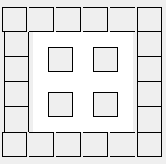
<?xml version="1.0" encoding="UTF-8"?>
<ui version="4.0">
 <class>Home</class>
 <widget class="QWidget" name="Home">
  <property name="geometry">
   <rect>
    <x>0</x>
    <y>0</y>
    <width>166</width>
    <height>164</height>
   </rect>
  </property>
  <property name="windowTitle">
   <string>Form</string>
  </property>
  <layout class="QVBoxLayout" name="verticalLayout_7">
   <property name="spacing">
    <number>0</number>
   </property>
   <property name="leftMargin">
    <number>0</number>
   </property>
   <property name="topMargin">
    <number>0</number>
   </property>
   <property name="rightMargin">
    <number>0</number>
   </property>
   <property name="bottomMargin">
    <number>0</number>
   </property>
   <item>
    <layout class="QVBoxLayout" name="verticalLayout_6">
     <property name="spacing">
      <number>0</number>
     </property>
     <item>
      <layout class="QHBoxLayout" name="horizontalLayout">
       <property name="spacing">
        <number>0</number>
       </property>
       <item>
        <widget class="QLabel" name="piece00">
         <property name="minimumSize">
          <size>
           <width>25</width>
           <height>25</height>
          </size>
         </property>
         <property name="maximumSize">
          <size>
           <width>25</width>
           <height>25</height>
          </size>
         </property>
         <property name="styleSheet">
          <string notr="true">border-width: 1px 1px 1px 1px;
border-style: solid;
border-color: black;
background-color: transparent;</string>
         </property>
        </widget>
       </item>
       <item>
        <widget class="QLabel" name="piece01_3">
         <property name="minimumSize">
          <size>
           <width>25</width>
           <height>25</height>
          </size>
         </property>
         <property name="maximumSize">
          <size>
           <width>25</width>
           <height>25</height>
          </size>
         </property>
         <property name="styleSheet">
          <string notr="true">border-width: 1px 1px 1px 0px;
border-style: solid;
border-color: black;
background-color: transparent;</string>
         </property>
        </widget>
       </item>
       <item>
        <widget class="QLabel" name="piece02_3">
         <property name="minimumSize">
          <size>
           <width>25</width>
           <height>25</height>
          </size>
         </property>
         <property name="maximumSize">
          <size>
           <width>25</width>
           <height>25</height>
          </size>
         </property>
         <property name="styleSheet">
          <string notr="true">border-width: 1px 1px 1px 0px;
border-style: solid;
border-color: black;
background-color: transparent;</string>
         </property>
        </widget>
       </item>
       <item>
        <widget class="QLabel" name="piece03_3">
         <property name="minimumSize">
          <size>
           <width>25</width>
           <height>25</height>
          </size>
         </property>
         <property name="maximumSize">
          <size>
           <width>25</width>
           <height>25</height>
          </size>
         </property>
         <property name="styleSheet">
          <string notr="true">border-width: 1px 1px 1px 0px;
border-style: solid;
border-color: black;
background-color: transparent;</string>
         </property>
        </widget>
       </item>
       <item>
        <widget class="QLabel" name="piece04_3">
         <property name="minimumSize">
          <size>
           <width>25</width>
           <height>25</height>
          </size>
         </property>
         <property name="maximumSize">
          <size>
           <width>25</width>
           <height>25</height>
          </size>
         </property>
         <property name="styleSheet">
          <string notr="true">border-width: 1px 0px 1px 0px;
border-style: solid;
border-color: black;
background-color: transparent;</string>
         </property>
        </widget>
       </item>
       <item>
        <widget class="QLabel" name="piece05">
         <property name="minimumSize">
          <size>
           <width>25</width>
           <height>25</height>
          </size>
         </property>
         <property name="maximumSize">
          <size>
           <width>25</width>
           <height>25</height>
          </size>
         </property>
         <property name="styleSheet">
          <string notr="true">border-width: 1px 1px 1px 1px;
border-style: solid;
border-color: black;
background-color: transparent;</string>
         </property>
        </widget>
       </item>
      </layout>
     </item>
     <item>
      <layout class="QHBoxLayout" name="horizontalLayout_4">
       <property name="spacing">
        <number>0</number>
       </property>
       <item>
        <layout class="QVBoxLayout" name="verticalLayout_2">
         <property name="spacing">
          <number>0</number>
         </property>
         <item>
          <widget class="QLabel" name="piece10">
           <property name="minimumSize">
            <size>
             <width>25</width>
             <height>25</height>
            </size>
           </property>
           <property name="maximumSize">
            <size>
             <width>25</width>
             <height>25</height>
            </size>
           </property>
           <property name="styleSheet">
            <string notr="true">border-width: 0px 1px 1px 1px;
border-style: solid;
border-color: black;
background-color: transparent;</string>
           </property>
          </widget>
         </item>
         <item>
          <widget class="QLabel" name="piece20">
           <property name="minimumSize">
            <size>
             <width>25</width>
             <height>25</height>
            </size>
           </property>
           <property name="maximumSize">
            <size>
             <width>25</width>
             <height>25</height>
            </size>
           </property>
           <property name="styleSheet">
            <string notr="true">border-width: 0px 1px 1px 1px;
border-style: solid;
border-color: black;
background-color: transparent;</string>
           </property>
          </widget>
         </item>
         <item>
          <widget class="QLabel" name="piece20_2">
           <property name="minimumSize">
            <size>
             <width>25</width>
             <height>25</height>
            </size>
           </property>
           <property name="maximumSize">
            <size>
             <width>25</width>
             <height>25</height>
            </size>
           </property>
           <property name="styleSheet">
            <string notr="true">border-width: 0px 1px 1px 1px;
border-style: solid;
border-color: black;
background-color: transparent;</string>
           </property>
          </widget>
         </item>
         <item>
          <widget class="QLabel" name="piece10_2">
           <property name="minimumSize">
            <size>
             <width>25</width>
             <height>25</height>
            </size>
           </property>
           <property name="maximumSize">
            <size>
             <width>25</width>
             <height>25</height>
            </size>
           </property>
           <property name="styleSheet">
            <string notr="true">border-width: 0px 1px 0px 1px;
border-style: solid;
border-color: black;
background-color: transparent;</string>
           </property>
          </widget>
         </item>
        </layout>
       </item>
       <item>
        <layout class="QVBoxLayout" name="verticalLayout_5">
         <property name="spacing">
          <number>0</number>
         </property>
         <item>
          <widget class="QLabel" name="label_2">
           <property name="minimumSize">
            <size>
             <width>100</width>
             <height>15</height>
            </size>
           </property>
           <property name="maximumSize">
            <size>
             <width>100</width>
             <height>15</height>
            </size>
           </property>
           <property name="styleSheet">
            <string notr="true">background-color: white;</string>
           </property>
          </widget>
         </item>
         <item>
          <layout class="QHBoxLayout" name="horizontalLayout_3">
           <property name="spacing">
            <number>0</number>
           </property>
           <item>
            <widget class="QLabel" name="label_4">
             <property name="minimumSize">
              <size>
               <width>15</width>
               <height>70</height>
              </size>
             </property>
             <property name="maximumSize">
              <size>
               <width>15</width>
               <height>70</height>
              </size>
             </property>
             <property name="styleSheet">
              <string notr="true">background-color: white;</string>
             </property>
            </widget>
           </item>
           <item>
            <layout class="QVBoxLayout" name="verticalLayout_3">
             <property name="spacing">
              <number>0</number>
             </property>
             <item>
              <widget class="QPushButton" name="home0">
               <property name="minimumSize">
                <size>
                 <width>25</width>
                 <height>25</height>
                </size>
               </property>
               <property name="maximumSize">
                <size>
                 <width>25</width>
                 <height>25</height>
                </size>
               </property>
               <property name="styleSheet">
                <string notr="true">border: 1px solid black;
background-color: transparent;</string>
               </property>
               <property name="iconSize">
                <size>
                 <width>25</width>
                 <height>25</height>
                </size>
               </property>
               <property name="flat">
                <bool>true</bool>
               </property>
              </widget>
             </item>
             <item>
              <widget class="QLabel" name="label_6">
               <property name="minimumSize">
                <size>
                 <width>25</width>
                 <height>20</height>
                </size>
               </property>
               <property name="maximumSize">
                <size>
                 <width>25</width>
                 <height>20</height>
                </size>
               </property>
               <property name="styleSheet">
                <string notr="true">background-color: white;</string>
               </property>
              </widget>
             </item>
             <item>
              <widget class="QPushButton" name="home2">
               <property name="minimumSize">
                <size>
                 <width>25</width>
                 <height>25</height>
                </size>
               </property>
               <property name="maximumSize">
                <size>
                 <width>25</width>
                 <height>25</height>
                </size>
               </property>
               <property name="styleSheet">
                <string notr="true">border: 1px solid black;
background-color: transparent;</string>
               </property>
               <property name="iconSize">
                <size>
                 <width>25</width>
                 <height>25</height>
                </size>
               </property>
               <property name="flat">
                <bool>true</bool>
               </property>
              </widget>
             </item>
            </layout>
           </item>
           <item>
            <widget class="QLabel" name="label_7">
             <property name="minimumSize">
              <size>
               <width>20</width>
               <height>70</height>
              </size>
             </property>
             <property name="maximumSize">
              <size>
               <width>20</width>
               <height>70</height>
              </size>
             </property>
             <property name="styleSheet">
              <string notr="true">background-color: white;</string>
             </property>
            </widget>
           </item>
           <item>
            <layout class="QVBoxLayout" name="verticalLayout_4">
             <property name="spacing">
              <number>0</number>
             </property>
             <item>
              <widget class="QPushButton" name="home1">
               <property name="minimumSize">
                <size>
                 <width>25</width>
                 <height>25</height>
                </size>
               </property>
               <property name="maximumSize">
                <size>
                 <width>25</width>
                 <height>25</height>
                </size>
               </property>
               <property name="styleSheet">
                <string notr="true">border: 1px solid black;
background-color: transparent;</string>
               </property>
               <property name="iconSize">
                <size>
                 <width>25</width>
                 <height>25</height>
                </size>
               </property>
               <property name="flat">
                <bool>true</bool>
               </property>
              </widget>
             </item>
             <item>
              <widget class="QLabel" name="label_8">
               <property name="minimumSize">
                <size>
                 <width>25</width>
                 <height>20</height>
                </size>
               </property>
               <property name="maximumSize">
                <size>
                 <width>25</width>
                 <height>20</height>
                </size>
               </property>
               <property name="styleSheet">
                <string notr="true">background-color: white;</string>
               </property>
              </widget>
             </item>
             <item>
              <widget class="QPushButton" name="home3">
               <property name="minimumSize">
                <size>
                 <width>25</width>
                 <height>25</height>
                </size>
               </property>
               <property name="maximumSize">
                <size>
                 <width>25</width>
                 <height>25</height>
                </size>
               </property>
               <property name="styleSheet">
                <string notr="true">border: 1px solid black;
background-color: transparent;</string>
               </property>
               <property name="iconSize">
                <size>
                 <width>25</width>
                 <height>25</height>
                </size>
               </property>
               <property name="flat">
                <bool>true</bool>
               </property>
              </widget>
             </item>
            </layout>
           </item>
           <item>
            <widget class="QLabel" name="label_5">
             <property name="minimumSize">
              <size>
               <width>15</width>
               <height>70</height>
              </size>
             </property>
             <property name="maximumSize">
              <size>
               <width>15</width>
               <height>70</height>
              </size>
             </property>
             <property name="styleSheet">
              <string notr="true">background-color: white;</string>
             </property>
            </widget>
           </item>
          </layout>
         </item>
         <item>
          <widget class="QLabel" name="label_3">
           <property name="minimumSize">
            <size>
             <width>100</width>
             <height>15</height>
            </size>
           </property>
           <property name="maximumSize">
            <size>
             <width>100</width>
             <height>15</height>
            </size>
           </property>
           <property name="styleSheet">
            <string notr="true">background-color: white;</string>
           </property>
          </widget>
         </item>
        </layout>
       </item>
       <item>
        <layout class="QVBoxLayout" name="verticalLayout">
         <property name="spacing">
          <number>0</number>
         </property>
         <item>
          <widget class="QLabel" name="piece15">
           <property name="minimumSize">
            <size>
             <width>25</width>
             <height>25</height>
            </size>
           </property>
           <property name="maximumSize">
            <size>
             <width>25</width>
             <height>25</height>
            </size>
           </property>
           <property name="styleSheet">
            <string notr="true">border-width: 0px 1px 1px 1px;
border-style: solid;
border-color: black;
background-color: transparent;</string>
           </property>
          </widget>
         </item>
         <item>
          <widget class="QLabel" name="piece25">
           <property name="minimumSize">
            <size>
             <width>25</width>
             <height>25</height>
            </size>
           </property>
           <property name="maximumSize">
            <size>
             <width>25</width>
             <height>25</height>
            </size>
           </property>
           <property name="styleSheet">
            <string notr="true">border-width: 0px 1px 1px 1px;
border-style: solid;
border-color: black;
background-color: transparent;</string>
           </property>
          </widget>
         </item>
         <item>
          <widget class="QLabel" name="piece25_2">
           <property name="minimumSize">
            <size>
             <width>25</width>
             <height>25</height>
            </size>
           </property>
           <property name="maximumSize">
            <size>
             <width>25</width>
             <height>25</height>
            </size>
           </property>
           <property name="styleSheet">
            <string notr="true">border-width: 0px 1px 1px 1px;
border-style: solid;
border-color: black;
background-color: transparent;</string>
           </property>
          </widget>
         </item>
         <item>
          <widget class="QLabel" name="piece15_2">
           <property name="minimumSize">
            <size>
             <width>25</width>
             <height>25</height>
            </size>
           </property>
           <property name="maximumSize">
            <size>
             <width>25</width>
             <height>25</height>
            </size>
           </property>
           <property name="styleSheet">
            <string notr="true">border-width: 0px 1px 0px 1px;
border-style: solid;
border-color: black;
background-color: transparent;</string>
           </property>
          </widget>
         </item>
        </layout>
       </item>
      </layout>
     </item>
     <item>
      <layout class="QHBoxLayout" name="horizontalLayout_2">
       <property name="spacing">
        <number>0</number>
       </property>
       <item>
        <widget class="QLabel" name="piece00_2">
         <property name="minimumSize">
          <size>
           <width>25</width>
           <height>25</height>
          </size>
         </property>
         <property name="maximumSize">
          <size>
           <width>25</width>
           <height>25</height>
          </size>
         </property>
         <property name="styleSheet">
          <string notr="true">border-width: 1px 1px 1px 1px;
border-style: solid;
border-color: black;
background-color: transparent;</string>
         </property>
        </widget>
       </item>
       <item>
        <widget class="QLabel" name="piece01_2">
         <property name="minimumSize">
          <size>
           <width>25</width>
           <height>25</height>
          </size>
         </property>
         <property name="maximumSize">
          <size>
           <width>25</width>
           <height>25</height>
          </size>
         </property>
         <property name="styleSheet">
          <string notr="true">border-width: 1px 1px 1px 0px;
border-style: solid;
border-color: black;
background-color: transparent;</string>
         </property>
        </widget>
       </item>
       <item>
        <widget class="QLabel" name="piece02_2">
         <property name="minimumSize">
          <size>
           <width>25</width>
           <height>25</height>
          </size>
         </property>
         <property name="maximumSize">
          <size>
           <width>25</width>
           <height>25</height>
          </size>
         </property>
         <property name="styleSheet">
          <string notr="true">border-width: 1px 1px 1px 0px;
border-style: solid;
border-color: black;
background-color: transparent;</string>
         </property>
        </widget>
       </item>
       <item>
        <widget class="QLabel" name="piece03_2">
         <property name="minimumSize">
          <size>
           <width>25</width>
           <height>25</height>
          </size>
         </property>
         <property name="maximumSize">
          <size>
           <width>25</width>
           <height>25</height>
          </size>
         </property>
         <property name="styleSheet">
          <string notr="true">border-width: 1px 1px 1px 0px;
border-style: solid;
border-color: black;
background-color: transparent;</string>
         </property>
        </widget>
       </item>
       <item>
        <widget class="QLabel" name="piece04_2">
         <property name="minimumSize">
          <size>
           <width>25</width>
           <height>25</height>
          </size>
         </property>
         <property name="maximumSize">
          <size>
           <width>25</width>
           <height>25</height>
          </size>
         </property>
         <property name="styleSheet">
          <string notr="true">border-width: 1px 0px 1px 0px;
border-style: solid;
border-color: black;
background-color: transparent;</string>
         </property>
        </widget>
       </item>
       <item>
        <widget class="QLabel" name="piece05_2">
         <property name="minimumSize">
          <size>
           <width>25</width>
           <height>25</height>
          </size>
         </property>
         <property name="maximumSize">
          <size>
           <width>25</width>
           <height>25</height>
          </size>
         </property>
         <property name="styleSheet">
          <string notr="true">border-width: 1px 1px 1px 1px;
border-style: solid;
border-color: black;
background-color: transparent;</string>
         </property>
        </widget>
       </item>
      </layout>
     </item>
    </layout>
   </item>
  </layout>
 </widget>
 <resources/>
 <connections/>
</ui>
